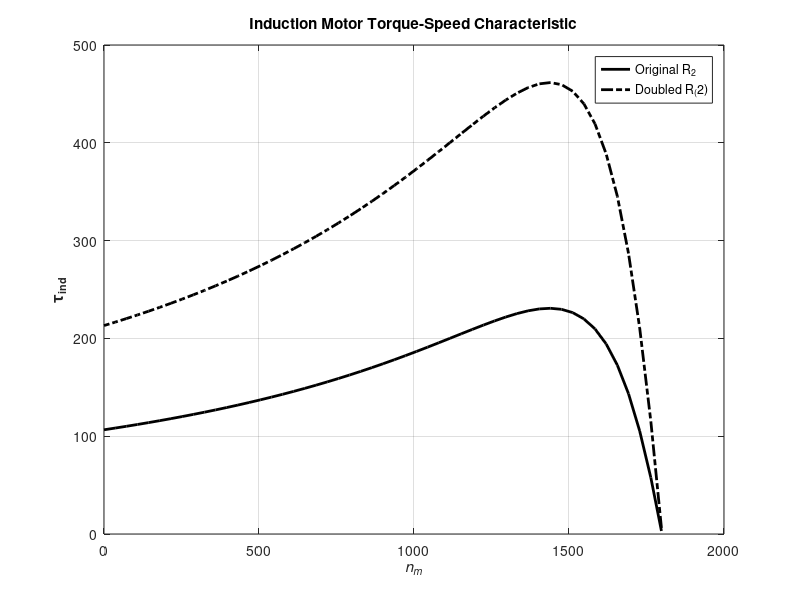

Here is the MATLAB script that generated this plot:
% Script to calculate the Torque-Speed characteristics of the motor;


r1 = 0.641;
x1 = 1.106;
r2 = 0.332;
x2 = 0.464;
xm = 26.3;
v_phase = 460/sqrt(3);
n_sync = 1800;
w_sync = 188.5;

v_th = v_phase*(xm/sqrt(r1^2 + (x1+xm)^2));
z_th = ((j*xm)*(r1+ j*x1))/(r1+j*(x1+xm));
r_th = real(z_th);
x_th = imag(z_th);

s = (0:1:50)/50;
s(1)= 0.001;
nm = (1-s)*n_sync;

for ii = 1:51
    t_ind1(ii) = (3*v_th^2 *(r2/s(ii)))/(w_sync*(((r_th +r2/s(ii))^2 + (x_th + x2)^2)));
end

for ii = 1:51
    t_ind2(ii) = (3*v_th^2 * ((2*r2)/s(ii)))/(w_sync*((r_th +r2/s(ii))^2 + (x_th + x2)^2));
end

plot(nm,t_ind1,'Color','k','LineWidth', 2.0);
hold on;
plot(nm,t_ind2,'Color','k','LineWidth',2.0,'LineStyle','-.');
xlabel('\itn_{m}','FontWeight','Bold');
ylabel('\tau_{ind}','FontWeight','Bold');
title ('Induction Motor Torque-Speed Characteristic','FontWeight','Bold');
legend('Original R_{2}','Doubled R_(2)');
grid on;
hold off;